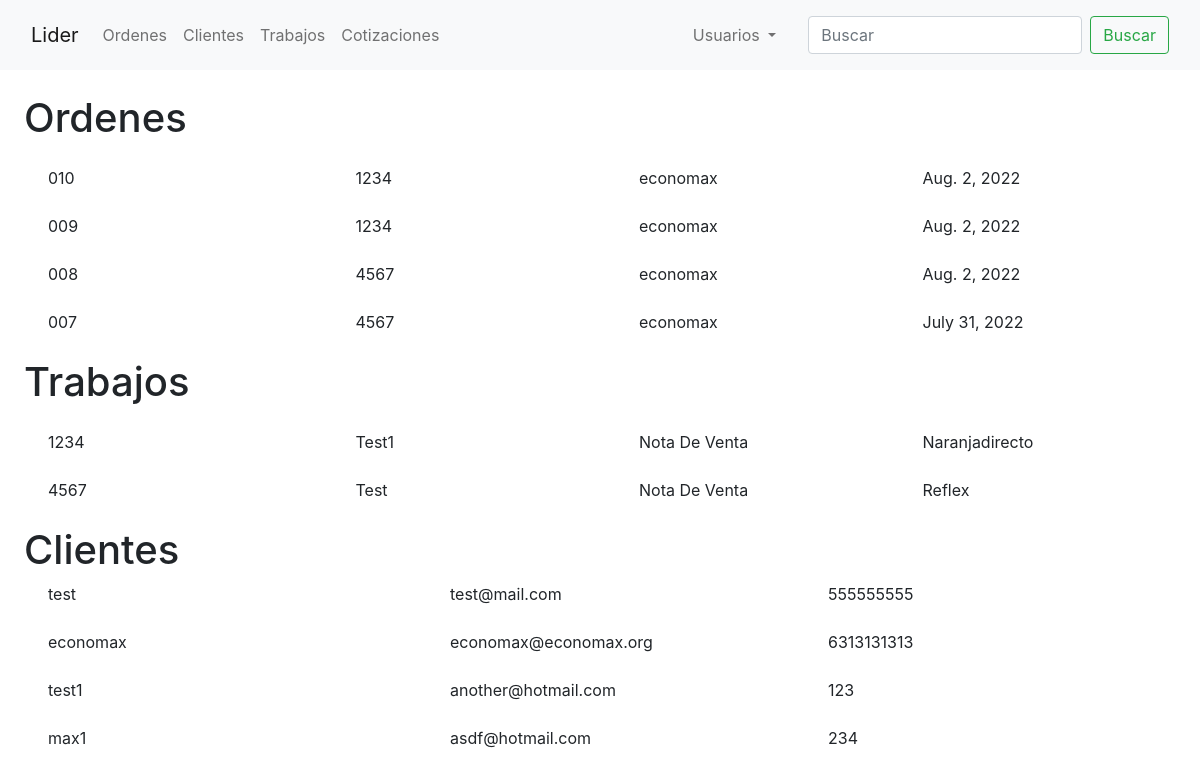
The page /busqueda/ on the database as committed earlier.
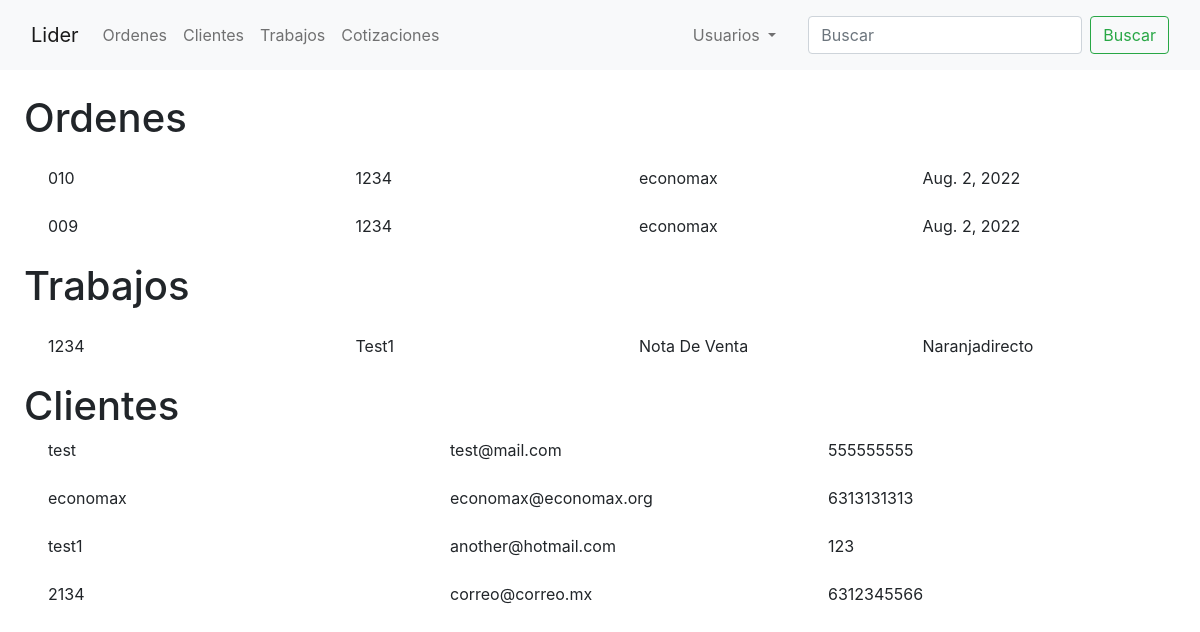
The same page on the database as committed later.
### orders/models.py (models this page shows, shortened)
class Order(models.Model):
    customer = models.ForeignKey(Customer, on_delete=models.CASCADE)
    lider_id = models.ForeignKey(Lider, on_delete=models.CASCADE)
    date_ordered = models.DateField('Fecha ordenada', auto_now=True)
    expected_delivery_date = models.DateField('Fecha esperada de Entrega', auto_now=True)
    quantity_ordered = models.PositiveIntegerField(verbose_name='Cantidad Solicitada', default=0)

class Lider(models.Model):
    lider_id = models.CharField('Numero de Lider', max_length=4,
                                validators=[RegexValidator(r'^\d{1,10}$')], primary_key=True)
    doc_description = models.CharField(verbose_name='Descripcion del documento',
                                       max_length=250, default='NOTA DE VENTA')
    customer = models.ForeignKey(Customer, on_delete=models.CASCADE, default='')
    doc_inks = models.CharField(max_length=14, choices=[('negra', 'NEGRA'),
                                                        ('reflex', 'AZUL REFLEX'),
                                                        ('rojo032', 'ROJO 032CV'),
                                                        ('naranjaDirecto', 'NARANJA DIRECTO')
                                                        ],
                                default='reflex')
    def __str__(self):
        return self.lider_id

class Customer(models.Model):
    name_company = models.CharField(verbose_name='Nombre/Empresa', max_length=50)
    email = models.EmailField(verbose_name='Correo', null=True)
    phone_number = models.CharField(verbose_name='Telefono', max_length=10, validators=[RegexValidator(r'^\d{1,10}$')])
    address = models.CharField(verbose_name='Domicilio', max_length=100, null=True)
    shipping = models.BooleanField(verbose_name='Entrega a domicilio')
    def __str__(self):
        return self.name_company

### orders/views.py (the view)
# urls.py: path('busqueda/', search_view, name='search')
def search_view(request):
    if request.method == 'GET' and request.GET.get('q') is not '':
        q = request.GET.get('q') if request.GET.get('q') is not None else ''
        orders = Order.objects.filter(Q(customer__name_company__icontains=q) |
                                      Q(lider_id__lider_id__icontains=q))
        customers = Customer.objects.filter(Q(name_company__icontains=q))
        lider = Lider.objects.filter(Q(lider_id__icontains=q) |
                                     Q(doc_description__icontains=q) |
                                     Q(doc_inks__icontains=q))
        context = {
            'orders': orders.order_by('-id'),
            'customers': customers,
            'lider': lider
        }
    else:
        context = {}
    return render(request, 'search/search.html', context)

### templates/search/search.html
{% extends 'orders/base.html' %}
{% block content %}
    <div class="mx-4 my-4">
        {% if orders %}
            <h1>Ordenes</h1>
            {% for order in orders %}
                <div class="row my-4">
                    <a href="{% url 'order-detail' order.id %}" class="col mx-4 link-dark">{{ order.id | stringformat:'03d'}}</a>
                    <a href="{% url 'lider-detail' order.lider_id %}" class="col link-dark">{{ order.lider_id }}</a>
                    <a href="{% url 'customer-detail' order.customer.id %}" class="col link-dark">{{ order.customer }}</a>
                    <div class="col">{{ order.date_ordered }}</div>
                </div>
            {% endfor %}
        {% endif %}
        {% if lider %}
            <h1>Trabajos</h1>
            {% for l in lider %}
                <div class="row my-4">
                    <a href='{% url 'lider-detail' l.lider_id %}' class="col mx-4 link-dark">{{ l.lider_id }}</a>
                    <a href="{% url 'customer-detail' l.customer.id %}" class="col link-dark">{{ l.customer|title }}</a>
                    <div class="col">{{ l.doc_description|title}}</div>
                    <div class="col">{{ l.doc_inks|title }}</div>
                </div>
            {% endfor %}
        {% endif %}
        {% if customers %}
            <h1>Clientes</h1>
            {% for customer in customers %}
                <div class="row mb-4">
                    <a href="{% url 'customer-detail' customer.id %}" class="col mx-4 link-dark">{{ customer.name_company }}</a>
                    <div class="col">{{ customer.email }}</div>
                    <div class="col">{{ customer.phone_number}}</div>
                </div>
            {% endfor %}
        {% endif %}
    </div>
{% endblock %}

### templates/orders/base.html (shortened to what this page needs)
{% load static %}
<html lang="EN">
    <body>
        <nav class="navbar navbar-expand-lg bg-light">
  <div class="container-fluid">
    <a class="navbar-brand" href="{% url 'home' %}">Lider</a>
    <div class="collapse navbar-collapse" id="navbarSupportedContent">
        <ul class="navbar-nav me-auto mb-2 mb-lg-0">
            <li class="nav-item">
              <a class="nav-link" href="{% url 'home' %}">Ordenes</a>
            </li>
            <li class="nav-item">
              <a class="nav-link" href="{% url 'customers' %}">Clientes</a>
            </li>
            <li class="nav-item">
              <a class="nav-link" href="{% url 'lider' %}">Trabajos</a>
            </li>
            <li class="nav-item">
              <a class="nav-link" href="{% url 'budgets' %}">Cotizaciones</a>
            </li>
        </ul>
        <ul class="navbar-nav justify-content-end mb-2 mb-lg-0 mx-4">
            <li class="nav-item dropdown justify-content-end">
                <a class="nav-link dropdown-toggle" href="#" role="button" data-bs-toggle="dropdown" aria-expanded="false">
                    {% if user.is_authenticated %}
                        {{ user }}
                    {% else %}
                        Usuarios
                    {% endif %}
                </a>
            </li>
        </ul>
        <form class="d-flex my-2" role="search" method="GET" action="{% url 'search' %}">
          <input class="form-control me-2" type="text" placeholder="Buscar" aria-label="Search" name="q">
          <button class="btn btn-outline-success" type="submit">Buscar</button>
      </form>
    </div>
  </div>
</nav>
    {% block content %}
    {% endblock %}
    </body>
    <link href="https://cdn.jsdelivr.net/npm/bootstrap@5.2.0-beta1/dist/css/bootstrap.min.css" rel="stylesheet">
    <link rel="stylesheet" href="{% static 'crm/main.css' %}">
    <link rel="stylesheet" href="https://cdn.jsdelivr.net/npm/bootstrap@4.6.2/dist/css/bootstrap.min.css">
</html>

### orders/static/crm/main.css (style rules this page uses)
body { background: whitesmoke; color: #333333; }
.col { border: 1px; }

Rows that differ between the two databases and show on the page:
removed Order: id "008", lider_id "4567", customer "economax", date_ordered "Aug. 2, 2022"
removed Order: id "007", lider_id "4567", customer "economax", date_ordered "July 31, 2022"
removed Lider: lider_id "4567", customer "Test", doc_description "Nota De Venta", doc_inks "Reflex"
removed Customer: name_company "max1", email "asdf@hotmail.com", phone_number "234"
added Customer: name_company "2134", email "correo@correo.mx", phone_number "6312345566"
